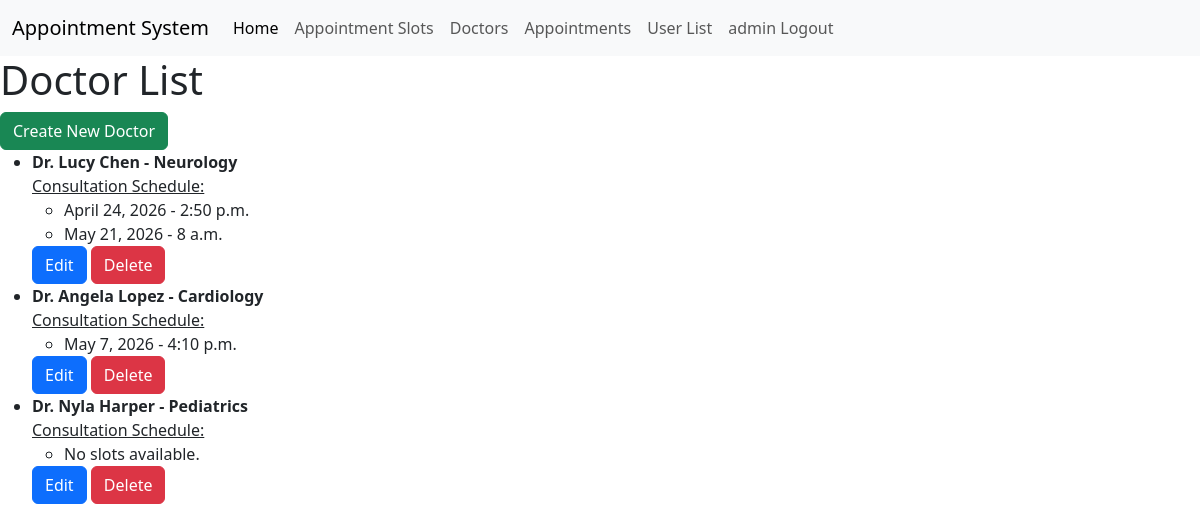
Screenshot of /doctors/ (signed in) with the database file from the repository.
### appointments/models.py (models this page shows, shortened)
class Doctor(models.Model):
    name = models.CharField(max_length=100)
    speciality = models.CharField(max_length=100)

class AppointmentSlot(models.Model):
    doctor = models.ForeignKey(Doctor, on_delete=models.CASCADE)
    date = models.DateField()
    time = models.TimeField()

### appointments/views.py (the view)
# urls.py: path('doctors/', doctor_list, name='doctor_list'),
def doctor_list(request):
    doctors = Doctor.objects.all()
    slots = AppointmentSlot.objects.all()
    return render(request, 'appointments/doctor_list.html', {
        'doctors': doctors,
        'slots': slots
    })

### templates/appointments/doctor_list.html (shortened to what this page needs)
{% extends 'base.html' %}
{% block content %}
    <h1>Doctor List</h1>
    {% if user.is_staff %}
        <a href="{% url 'create_doctor' %}" class="btn btn-success">
            Create New Doctor</a>
        <br>
    {% endif %}
    <ul>
        {% for doctor in doctors %}
            <li><strong>{{ doctor.name }} - {{ doctor.speciality }}</strong></li>
            <u>Consultation Schedule:</u>
            <ul>
                {% for slot in doctor.appointmentslot_set.all %}
                    {% if slot.doctor.id == doctor.id %}
                        <li>{{ slot.date }} - {{ slot.time }}</li>
                    {% endif %}
                {% empty %}
                    <li>No slots available.</li>
                {% endfor %}
            </ul>
            {% if user.is_staff %}
                <a href="{% url 'edit_doctor' doctor.id %}" class="btn btn-primary">Edit</a>
                <form method="post" action="{% url 'delete_doctor' doctor.id %}" style="display:inline;">
                    <button type="submit" class="btn btn-danger">Delete</button>
                </form>
            {% endif %}
            <br>
        {% endfor %}
    </ul>
{% endblock %}

### templates/base.html (shortened to what this page needs)
{% load static %}
<!DOCTYPE html>
<html lang="en">
<head>
    <link href="https://cdn.jsdelivr.net/npm/bootstrap@5.3.8/dist/css/bootstrap.min.css" rel="stylesheet">
</head>
<body>
<nav class="navbar navbar-expand-lg bg-body-tertiary">
    <div class="container-fluid">
        <a class="navbar-brand" href="#">Appointment System</a>
        <div class="collapse navbar-collapse" id="navbarSupportedContent">
            <ul class="navbar-nav me-auto mb-2 mb-lg-0">
                <li class="nav-item">
                    <a class="nav-link active" aria-current="page" href="{% url 'index' %}">Home</a>
                </li>
                <li class="nav-item">
                    <a class="nav-link"
                       href="{% url 'slot_list' %}">
                        Appointment Slots
                    </a>
                </li>
                <li class="nav-item">
                    <a class="nav-link"
                       href="{% url 'doctor_list' %}">
                        Doctors
                    </a>
                </li>
                {% if not user.is_authenticated %}
                <li class="nav-item">
                    <a class="nav-link"
                       href="{% url 'register' %}">
                        Register
                    </a>
                </li>
                <li class="nav-item">
                    <a class="nav-link"
                       href="{% url 'login' %}">
                        Login
                    </a>
                </li>
                {% else %}
                <li class="nav-item">
                    <a class="nav-link"
                       href="{% url 'my_appointments' %}">
                        {% if user.is_staff %}
                            Appointments
                        {% else %}
                            My Appointments
                        {% endif %}
                    </a>
                </li>
                {% if user.is_staff %}
                    <li class="nav-item">
                    <a class="nav-link"
                       href="{% url 'user_list' %}">
                        User List
                    </a>
                </li>
                {% endif %}
                <li class="nav-item">
                    <form method="post" action="{% url 'logout' %}">
                        <button type="submit" class="nav-link">{{ user.username }} Logout</button>
                    </form>
                </li>
                {% endif %}
            </ul>
        </div>
    </div>
</nav>
{% block content %}
{% endblock %}
</body>
</html>

### rows the page displays
Doctor: name "Dr. Lucy Chen", speciality "Neurology"
AppointmentSlot: date "April 24, 2026", time "2:50 p.m."
AppointmentSlot: date "May 21, 2026", time "8 a.m."
Doctor: name "Dr. Angela Lopez", speciality "Cardiology"
AppointmentSlot: date "May 7, 2026", time "4:10 p.m."
Doctor: name "Dr. Nyla Harper", speciality "Pediatrics"

### other values shown
{{ user.username }} "admin"
